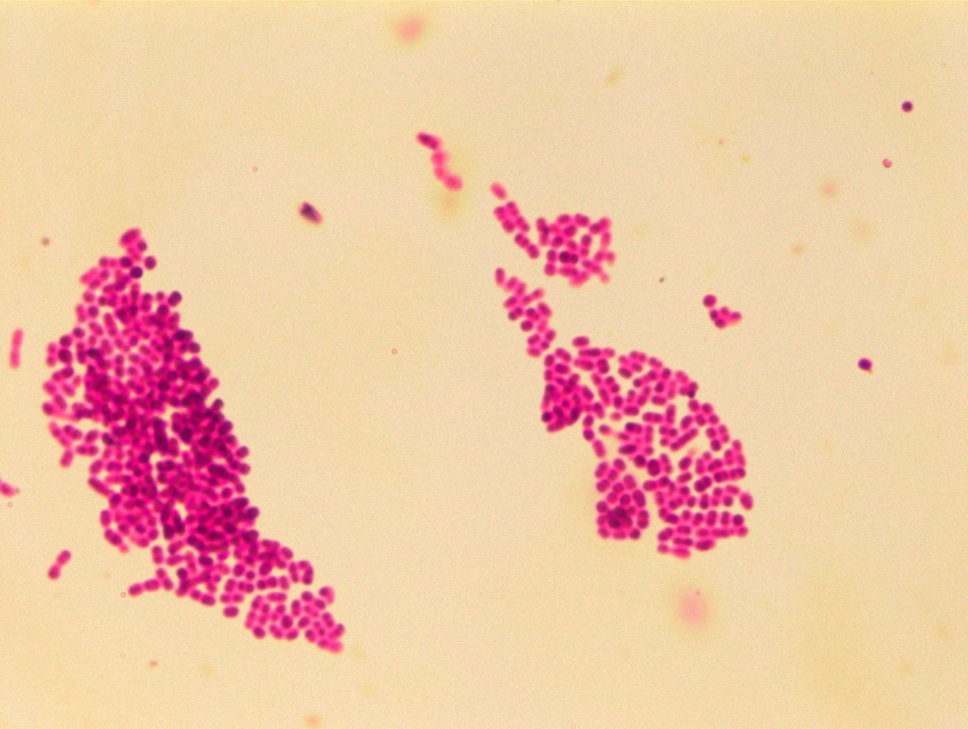
#> input picture NEG0.jpg, 968 x 729 px, shrunk from 1616 x 1216 before the run
$ jupyter execute --allow-errors classification_research.ipynb   (shell and % lines are left out)
#> lines starting #> are read from the running program, lines starting #| are printed output that depends on the picture; long printed decimals are rounded
[cell 1]

import os

import pandas as pd
import seaborn as sns
import numpy as np
import scipy.stats as stats

import matplotlib as mpl
import matplotlib.pyplot as plt

from skimage import exposure
from skimage.exposure import match_histograms

import cv2

[cell 2]
k=4

[cell 3]
statdata=np.zeros((k,49)) #for dataframe creating

Test images

[cell 4]
i1 = cv2.imread('NEG0.jpg')
#> i1 is the input picture: shape (729, 968, 3); mean B, G, R 165.7, 195.5, 239.5
i2 = cv2.imread('NEG1.jpg')
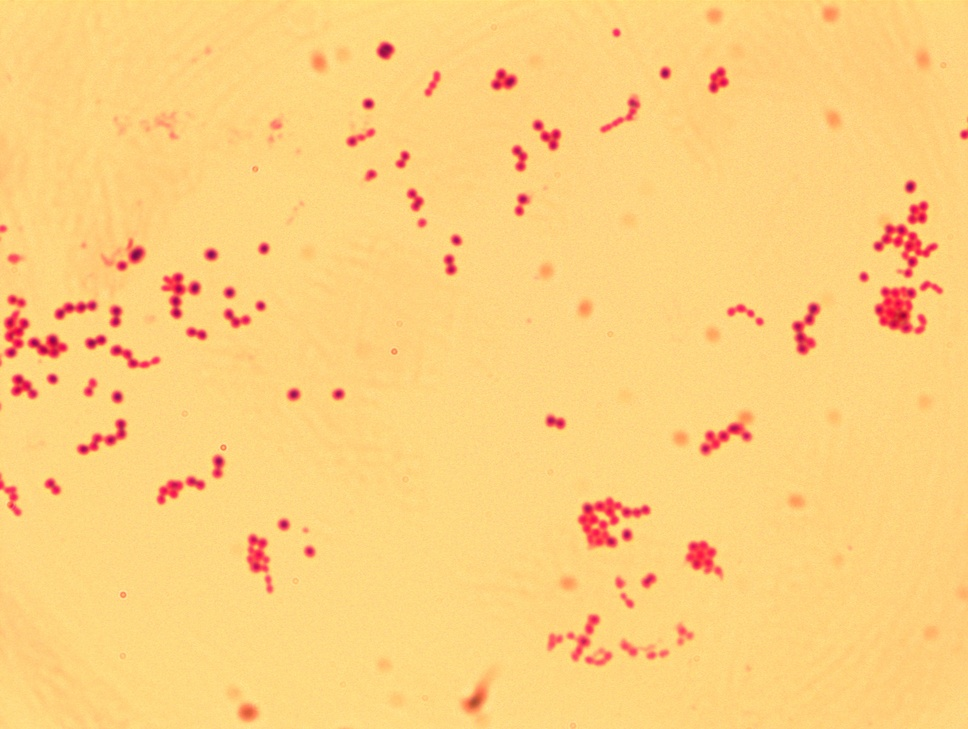
#> input picture NEG1.jpg, 968 x 729 px, shrunk from 1616 x 1216 before the run
#> i2 is the input picture: shape (729, 968, 3); mean B, G, R 125.3, 207.4, 252.9
i3 = cv2.imread('POS0.jpg')
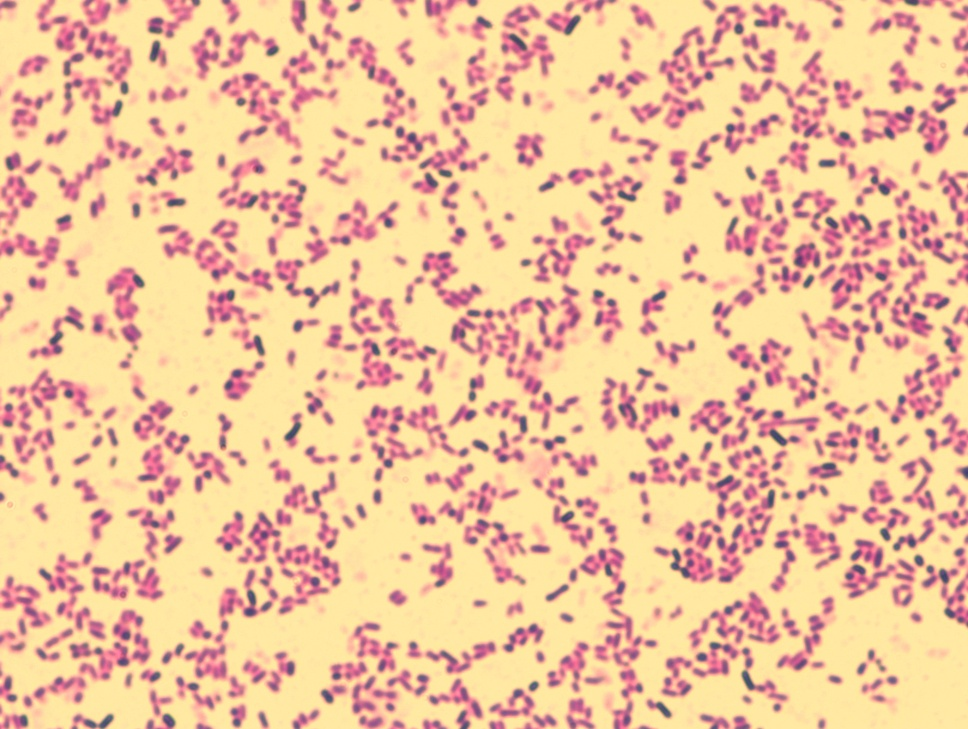
#> input picture POS0.jpg, 968 x 729 px, shrunk from 1616 x 1216 before the run
#> i3 is the input picture: shape (729, 968, 3); mean B, G, R 154.7, 194.2, 237.5
i4 = cv2.imread('POS1.jpg')
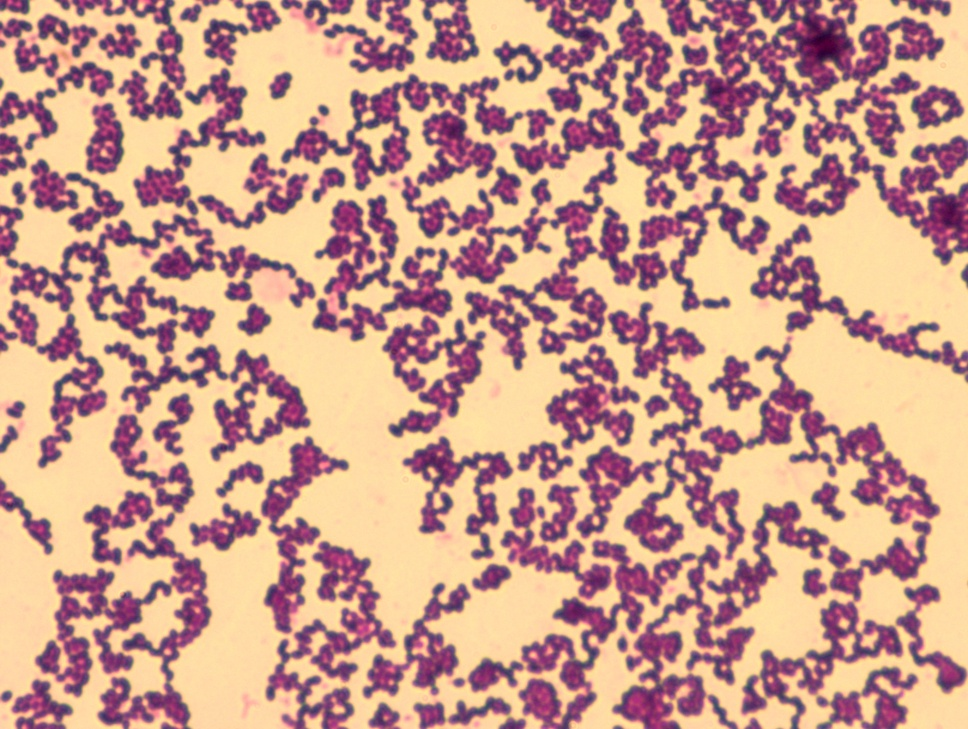
#> input picture POS1.jpg, 968 x 729 px, shrunk from 1616 x 1216 before the run
#> i4 is the input picture: shape (729, 968, 3); mean B, G, R 138.7, 155.3, 199.2
fig, axs = plt.subplots(2, 2, figsize=(10*1,7*1))
axs[0,0].imshow(i1[:,:,::-1])
axs[0,0].set_title('NEG0.jpg')
axs[0,1].imshow(i2[:,:,::-1])
axs[0,1].set_title('NEG1.jpg')
axs[1,0].imshow(i3[:,:,::-1])
axs[1,0].set_title('POS0.jpg')
axs[1,1].imshow(i4[:,:,::-1])
axs[1,1].set_title('POS1.jpg')
plt.show()

Displaying histograms of test images in different color spaces

[cell 5]
nameline=''
for i in range(0,k):
    if(i<2):
        nameline='NEG'+str(i)+'.bmp'
        statdata[i][48]=0
    if(i>=2):
        nameline='POS'+str(i-2)+'.bmp'
        statdata[i][48]=1
    print(nameline)
    bacteria = cv2.imread(nameline)

    fig, axs = plt.subplots(1, 3, figsize=(12,3))
    """
    axs[0,0].imshow(bacteria[:,:,0], cmap=plt.cm.gray)
    axs[0,1].imshow(bacteria[:,:,1], cmap=plt.cm.gray)
    axs[0,2].imshow(bacteria[:,:,2], cmap=plt.cm.gray)
    """

    axs[0].hist(bacteria[:,:,0].flatten(), bins=[el for el in range(256)], range=(0,256), color='r')
    axs[0].set_xlim((0, 256))
    axs[0].set_title("Red channel")
    axs[0].grid()
    print('max=',np.max(bacteria[:,:,0].flatten()))
#| max= 196
    print('argmax=',np.argmax(bacteria[:,:,0].flatten()))
#| argmax= 161907
    print('mean=',np.mean(bacteria[:,:,0].flatten()))
#| mean= 165.680
    print('var=',np.var(bacteria[:,:,0].flatten()),'\n')
#| var= 307.412


    axs[1].hist(bacteria[:,:,1].flatten(), bins=[el for el in range(256)], range=(0,256), color='g')
    axs[1].set_xlim((0, 256))
    axs[1].set_title("Green channel")
    axs[1].grid()
    print('max=',np.max(bacteria[:,:,1].flatten()))
#| max= 240
    print('argmax=',np.argmax(bacteria[:,:,1].flatten()))
#| argmax= 382
    print('mean=',np.mean(bacteria[:,:,1].flatten()))
#| mean= 195.543
    print('var=',np.var(bacteria[:,:,1].flatten()),'\n')
#| var= 2895.000

    axs[2].hist(bacteria[:,:,2].flatten(), bins=[el for el in range(256)], range=(0,256), color='b')
    axs[2].set_xlim((0, 256))
    axs[2].set_title("Blue channel")
    axs[2].grid()
    print('max=',np.max(bacteria[:,:,2].flatten()))
#| max= 255
    print('argmax=',np.argmax(bacteria[:,:,2].flatten()))
#| argmax= 0
    print('mean=',np.mean(bacteria[:,:,2].flatten()))
#| mean= 239.495
    print('var=',np.var(bacteria[:,:,2].flatten()),'\n')
#| var= 209.447

    for j in range(3):
        statdata[i][4*j+0]=np.max(bacteria[:,:,j].flatten())
        statdata[i][4*j+1]=np.argmax(bacteria[:,:,j].flatten())
        statdata[i][4*j+2]=np.mean(bacteria[:,:,j].flatten())
        statdata[i][4*j+3]=np.var(bacteria[:,:,j].flatten())


    plt.show()
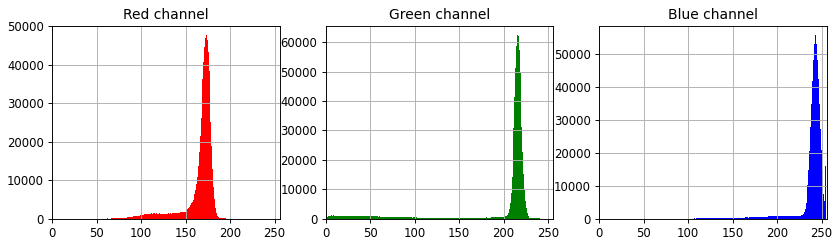
#> figure drawn by matplotlib, 3 panels; panel 1: tallest bar 47669 high, from x = 173 to 174; panel 2: tallest bar 62459 high, from x = 215 to 216; panel 3: tallest bar 55592 high, from x = 243 to 244

[cell 6]
#LAB color space: Lightness ( Intensity ), color component ranging from Green to Magenta, color component ranging from Blue to Yellow
nameline=''
#> nameline = ''
for i in range(0,k):
    if(i<2):
        nameline='NEG'+str(i)+'.bmp'
    if(i>=2):
        nameline='POS'+str(i-2)+'.bmp'
    print(nameline)
    bacteria = cv2.imread(nameline)
    bacteria = cv2.cvtColor(bacteria, cv2.COLOR_BGR2LAB)
#> bacteria: shape (729, 968, 3); mean of channels 0, 1, 2 211.6, 138.7, 150.1

    fig, axs = plt.subplots(1, 3, figsize=(12,3))
    """
    LABaxs[0,0].imshow(LAB_bact[:,:,0], cmap=plt.cm.gray)
    LABaxs[0,1].imshow(LAB_bact[:,:,1], cmap=plt.cm.gray)
    LABaxs[0,2].imshow(LAB_bact[:,:,2], cmap=plt.cm.gray)
    """

    axs[0].hist(bacteria[:,:,0].flatten(), bins=[el for el in range(256)], range=(0,256))
    axs[0].set_xlim((0, 256))
    axs[0].set_title("L channel")
    axs[0].grid()
    print('max=',np.max(bacteria[:,:,0].flatten()))
    print('argmax=',np.argmax(bacteria[:,:,0].flatten()))
    print('mean=',np.mean(bacteria[:,:,0].flatten()))
    print('var=',np.var(bacteria[:,:,0].flatten()),'\n')

    axs[1].hist(bacteria[:,:,1].flatten(), bins=[el for el in range(256)], range=(0,256))
    axs[1].set_xlim((0, 256))
    axs[1].set_title("A channel")
    axs[1].grid()
    print('max=',np.max(bacteria[:,:,1].flatten()))
    print('argmax=',np.argmax(bacteria[:,:,1].flatten()))
    print('mean=',np.mean(bacteria[:,:,1].flatten()))
    print('var=',np.var(bacteria[:,:,1].flatten()),'\n')

    axs[2].hist(bacteria[:,:,2].flatten(), bins=[el for el in range(256)], range=(0,256))
    axs[2].set_xlim((0, 256))
    axs[2].set_title("B channel")
    axs[2].grid()
    print('max=',np.max(bacteria[:,:,2].flatten()))
    print('argmax=',np.argmax(bacteria[:,:,2].flatten()))
    print('mean=',np.mean(bacteria[:,:,2].flatten()))
    print('var=',np.var(bacteria[:,:,2].flatten()),'\n')

    for j in range(3):
        statdata[i][4*j+0+12]=np.max(bacteria[:,:,j].flatten())
        statdata[i][4*j+1+12]=np.argmax(bacteria[:,:,j].flatten())
        statdata[i][4*j+2+12]=np.mean(bacteria[:,:,j].flatten())
        statdata[i][4*j+3+12]=np.var(bacteria[:,:,j].flatten())

    plt.show()
#> figure, not shown here; panel 1: tallest bar 80987 high, from x = 223 to 224; panel 2: tallest bar 141038 high, from x = 131 to 132; panel 3: tallest bar 140404 high, from x = 151 to 152

[cell 7]
#YCbCr color space: Y – Luma component obtained from RGB after gamma correction, Cr=R–Y, Cb=B–Y
nameline=''
for i in range(0,k):
    if(i<2):
        nameline='NEG'+str(i)+'.bmp'
    if(i>=2):
        nameline='POS'+str(i-2)+'.bmp'
    print(nameline)
    bacteria = cv2.imread(nameline)
    bacteria = cv2.cvtColor(bacteria, cv2.COLOR_BGR2YCrCb)
#> bacteria: shape (729, 968, 3); mean of channels 0, 1, 2 205.3, 152.4, 105.7

    fig, axs = plt.subplots(1, 3, figsize=(12,3))
    """
    YCbCraxs[0,0].imshow(YCbCr_bact[:,:,0], cmap=plt.cm.gray)
    YCbCraxs[0,1].imshow(YCbCr_bact[:,:,1], cmap=plt.cm.gray)
    YCbCraxs[0,2].imshow(YCbCr_bact[:,:,2], cmap=plt.cm.gray)
    """

    axs[0].hist(bacteria[:,:,0].flatten(), bins=[el for el in range(256)], range=(0,256))
    axs[0].set_xlim((0, 256))
    axs[0].set_title("Y channel")
    axs[0].grid()
    print('max=',np.max(bacteria[:,:,0].flatten()))
    print('argmax=',np.argmax(bacteria[:,:,0].flatten()))
    print('mean=',np.mean(bacteria[:,:,0].flatten()))
    print('var=',np.var(bacteria[:,:,0].flatten()),'\n')

    axs[1].hist(bacteria[:,:,1].flatten(), bins=[el for el in range(256)], range=(0,256))
    axs[1].set_xlim((0, 256))
    axs[1].set_title("Cb channel")
    axs[1].grid()
    print('max=',np.max(bacteria[:,:,1].flatten()))
    print('argmax=',np.argmax(bacteria[:,:,1].flatten()))
    print('mean=',np.mean(bacteria[:,:,1].flatten()))
    print('var=',np.var(bacteria[:,:,1].flatten()),'\n')

    axs[2].hist(bacteria[:,:,2].flatten(), bins=[el for el in range(256)], range=(0,256))
    axs[2].set_xlim((0, 256))
    axs[2].set_title("Cr channel")
    axs[2].grid()
    print('max=',np.max(bacteria[:,:,2].flatten()))
    print('argmax=',np.argmax(bacteria[:,:,2].flatten()))
    print('mean=',np.mean(bacteria[:,:,2].flatten()))
    print('var=',np.var(bacteria[:,:,2].flatten()),'\n')

    for j in range(3):
        statdata[i][4*j+0+24]=np.max(bacteria[:,:,j].flatten())
        statdata[i][4*j+1+24]=np.argmax(bacteria[:,:,j].flatten())
        statdata[i][4*j+2+24]=np.mean(bacteria[:,:,j].flatten())
        statdata[i][4*j+3+24]=np.var(bacteria[:,:,j].flatten())

    plt.show()
#> figure, not shown here; panel 1: tallest bar 67089 high, from x = 219 to 220; panel 2: tallest bar 140491 high, from x = 145 to 146; panel 3: tallest bar 104247 high, from x = 102 to 103

[cell 8]
#HSV color space: H – Hue (Dominant Wavelength), S – Saturation (Purity/shades of the color), V – Value (Intensity)
nameline=''
for i in range(0,k):
    if(i<2):
        nameline='NEG'+str(i)+'.bmp'
    if(i>=2):
        nameline='POS'+str(i-2)+'.bmp'
    print(nameline)
    bacteria = cv2.imread(nameline)
    bacteria = cv2.cvtColor(bacteria, cv2.COLOR_BGR2HSV)
#> bacteria: shape (729, 968, 3); mean H, S, V 36.3, 89.2, 239.5

    fig, axs = plt.subplots(1, 3, figsize=(12,3))
    """
    axs[0,0].imshow(bacteria[:,:,0], cmap=plt.cm.gray)
    axs[0,1].imshow(bacteria[:,:,1], cmap=plt.cm.gray)
    axs[0,2].imshow(bacteria[:,:,2], cmap=plt.cm.gray)
    """

    axs[0].hist(bacteria[:,:,0].flatten(), bins=[el for el in range(256)], range=(0,256))
    axs[0].set_xlim((0, 256))
    axs[0].set_title("H channel")
    axs[0].grid()
    print('max=',np.max(bacteria[:,:,0].flatten()))
    print('argmax=',np.argmax(bacteria[:,:,0].flatten()))
    print('mean=',np.mean(bacteria[:,:,0].flatten()))
    print('var=',np.var(bacteria[:,:,0].flatten()),'\n')

    axs[1].hist(bacteria[:,:,1].flatten(), bins=[el for el in range(256)], range=(0,256))
    axs[1].set_xlim((0, 256))
    axs[1].set_title("S channel")
    axs[1].grid()
    print('max=',np.max(bacteria[:,:,1].flatten()))
    print('argmax=',np.argmax(bacteria[:,:,1].flatten()))
    print('mean=',np.mean(bacteria[:,:,1].flatten()))
    print('var=',np.var(bacteria[:,:,1].flatten()),'\n')

    axs[2].hist(bacteria[:,:,2].flatten(), bins=[el for el in range(256)], range=(0,256))
    axs[2].set_xlim((0, 256))
    axs[2].set_title("V channel")
    axs[2].grid()
    print('max=',np.max(bacteria[:,:,2].flatten()))
    print('argmax=',np.argmax(bacteria[:,:,2].flatten()))
    print('mean=',np.mean(bacteria[:,:,2].flatten()))
    print('var=',np.var(bacteria[:,:,2].flatten()),'\n')

    for j in range(3):
        statdata[i][4*j+0+36]=np.max(bacteria[:,:,j].flatten())
        statdata[i][4*j+1+36]=np.argmax(bacteria[:,:,j].flatten())
        statdata[i][4*j+2+36]=np.mean(bacteria[:,:,j].flatten())
        statdata[i][4*j+3+36]=np.var(bacteria[:,:,j].flatten())

    plt.show()
#> figure, not shown here; panel 1: tallest bar 146074 high, from x = 19 to 20; panel 2: tallest bar 52550 high, from x = 73 to 74; panel 3: tallest bar 55592 high, from x = 243 to 244

Trying histogram matching

[cell 9]
def m_h(source, target):
   # Convert images to grayscale if they are colored
    if len(source.shape) > 2:
        source = cv2.cvtColor(source, cv2.COLOR_BGR2GRAY)
    if len(target.shape) > 2:
        target = cv2.cvtColor(target, cv2.COLOR_BGR2GRAY)
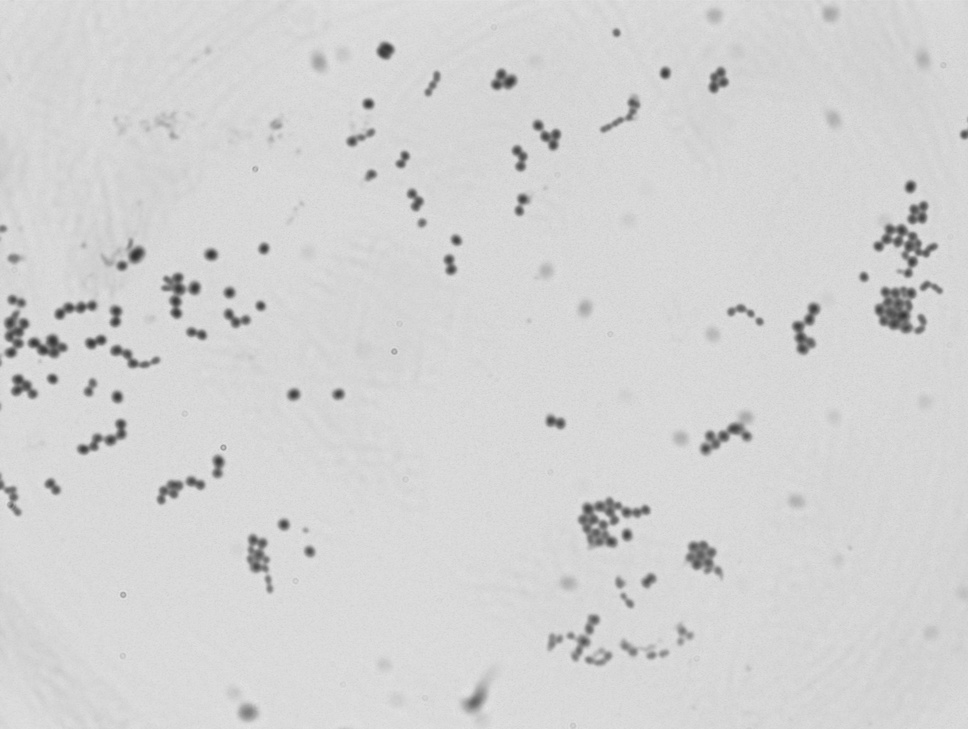
#> target: shape (729, 968); min 48, max 230, mean 211.7
    # Equalize histograms of both images
    source_equalized = cv2.equalizeHist(source)
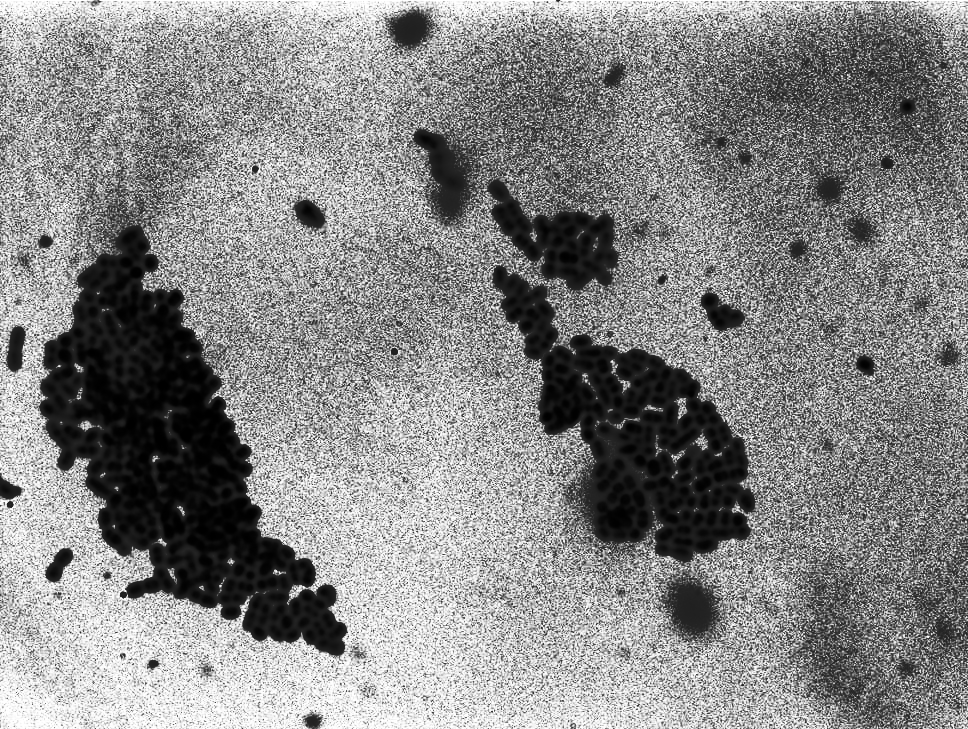
#> source_equalized: shape (729, 968); min 0, max 255, mean 134.9
    target_equalized = cv2.equalizeHist(target)
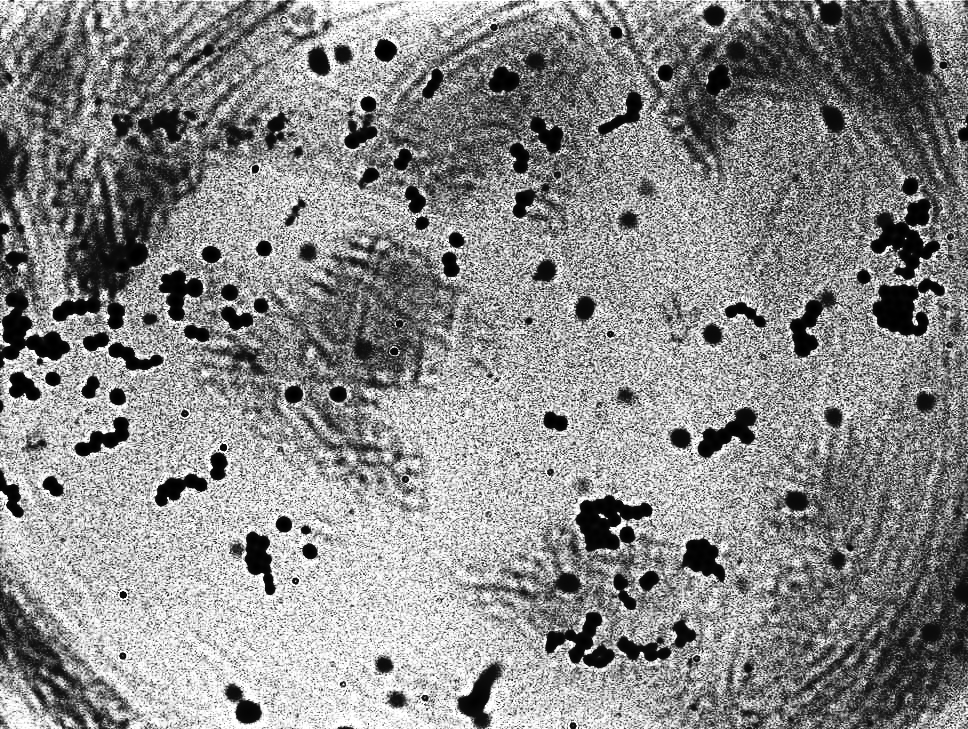
#> target_equalized: shape (729, 968); min 0, max 255, mean 138.3
    # Calculate histograms
    source_hist = cv2.calcHist([source_equalized], [0], None, [256], [0, 256])
#> source_hist = 256 values, max 67089 at index 169, min 0 at index 38, mean 2756.5
    target_hist = cv2.calcHist([target_equalized], [0], None, [256], [0, 256])
#> target_hist = 256 values, max 87606 at index 174, min 0 at index 16, mean 2756.5
    # Normalize histograms
    source_hist /= source_equalized.size
#> source_hist = 256 values, max 0.0951 at index 169, min 0 at index 38, mean 0.00391
    target_hist /= target_equalized.size
#> target_hist = 256 values, max 0.124 at index 174, min 0 at index 16, mean 0.00391
    # Compute CDFs
    source_cdf = np.cumsum(source_hist)
    target_cdf = np.cumsum(target_hist)
    # Map pixel values
    mapping = np.zeros(256, dtype = np.uint8)
    for i in range(256):
        mapping[i] = np.argmin(np.abs(source_cdf[i] - target_cdf))
    # Apply mapping to source image
    m = mapping[source_equalized]
    return m


source_image = cv2.imread('NEG0.jpg')
target_image = cv2.imread('NEG1.jpg')
matched_image = m_h(source_image, target_image)

fig, (ax1, ax2, ax3) = plt.subplots(nrows=1, ncols=3,  figsize=(8, 3))
for aa in (ax1, ax2, ax3):
    aa.set_axis_off()

ax1.imshow(source_image)
ax1.set_title('Source')
ax2.imshow(target_image)
ax2.set_title('Reference')
ax3.imshow(matched_image)
ax3.set_title('Matched')

plt.tight_layout()
plt.show()
#> figure, not shown here; B, G, R data is drawn as R, G, B
